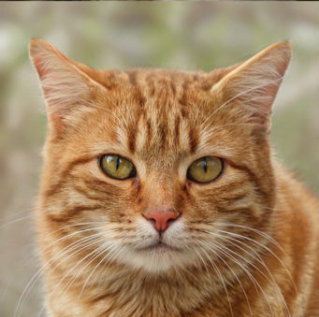
#> input picture acat.png, 319 x 317 px
$ jupyter execute chap1510.ipynb
#> lines starting #> are read from the running program, lines starting #| are printed output that depends on the picture
[cell 1]
import numpy as np
import cv2
from matplotlib import pyplot as plt
img1 = cv2.imread('acat.png',0) # queryImage
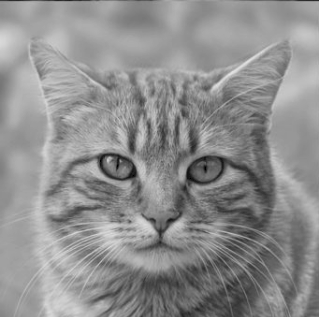
#> img1: shape (317, 319); min 0, max 229, mean 142.5
img2 = cv2.imread('acat2.png',0) # trainImage
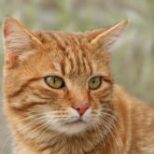
#> input picture acat2.png, 154 x 154 px
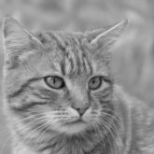
#> img2: shape (154, 154); min 21, max 212, mean 144.4
# Initiate SIFT detector
sift = cv2.SIFT_create()
# find the keypoints and descriptors with SIFT
kp1, des1 = sift.detectAndCompute(img1,None)
#> kp1 = 553 keypoints; strongest (x, y, size): (133, 174, 6.8), (101, 158, 6.4), (108, 159, 3.9), (171, 220, 4.7)
kp2, des2 = sift.detectAndCompute(img2,None)
#> kp2 = 196 keypoints; strongest (x, y, size): (63, 85, 4.1), (45, 78, 2.9), (78, 109, 2.5), (81, 114, 2.4)
# BFMatcher with default params
bf = cv2.BFMatcher(cv2.NORM_HAMMING,crossCheck=True)
marcher = cv2.BFMatcher(cv2.NORM_L1,crossCheck=True)
matches = marcher.match(des1,des2)
#> matches = 140 matches
# Apply ratio test
matches = sorted(matches,key = lambda x:x.distance)
# cv2.drawMatchesKnn expects list of lists as matches.
img3 = cv2.drawMatches(img1,kp1,img2,kp2,matches[:200],None,flags=cv2.DRAW_MATCHES_FLAGS_NOT_DRAW_SINGLE_POINTS)
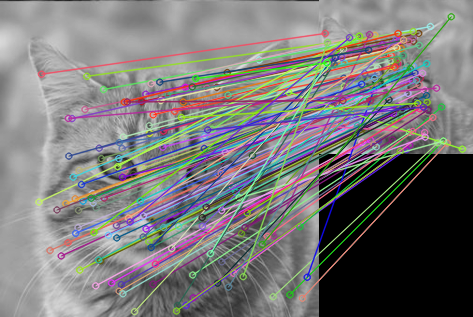
#> img3: shape (317, 473, 3); mean of channels 0, 1, 2 119.6, 119.5, 120.5; drawn as B, G, R
plt.imshow(img3),plt.show()
